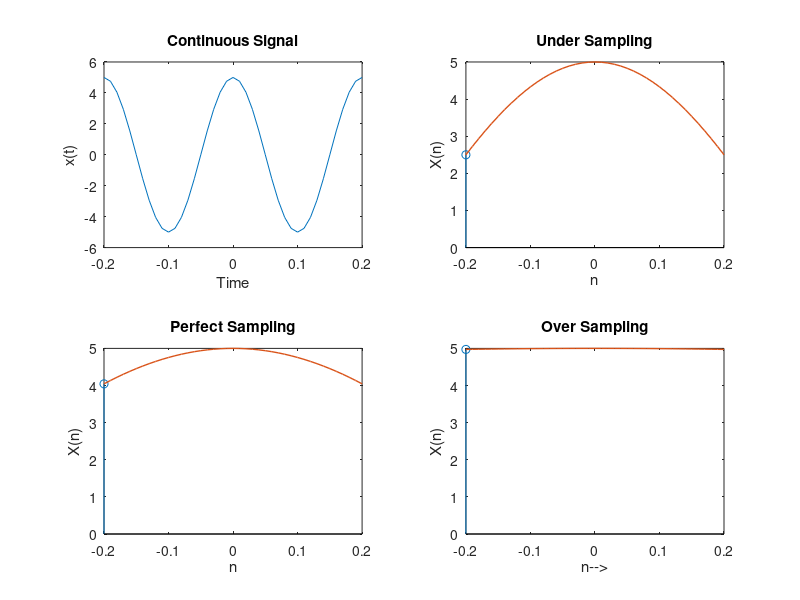

Here is the MATLAB script that generated this plot:

%user inputs for frequenct and amplitede
fm=input('Enter Signal frequency : ');
Am=input('Enter Signal Amplitude : ');

%0.01 spaced time array 
t=(-1/fm):0.01:(1/fm);

%original signal
x=Am*cos(2*pi*fm*t);

%plots
subplot(2,2,1);
plot(t,x);
xlabel('Time');
ylabel('x(t)');
title('Continuous Signal');

%fs < 2fm undersampling case
fs_under=1.2*fm;
n=(-1/fm):1:(1/fm);
xn_under=Am*cos(2*pi*n*fm/fs_under);
subplot(2,2,2);
stem(n,xn_under);
hold on;
plot(t,Am*cos(2*pi*t*fm/fs_under) , 'LineWidth', 1)
xlabel('n');
ylabel('X(n)');
title('Under Sampling');

%fs = 2fm ideal case
fs_ideal=2*fm;
xn_ideal=Am*cos(2*pi*n*fm/fs_ideal);
subplot(2,2,3);
stem(n,xn_ideal);
hold on;
plot(t,Am*cos(2*pi*t*fm/fs_ideal) , 'LineWidth', 1)
xlabel('n');
ylabel('X(n)');
title('Perfect Sampling');

%fs > 2fm oversampling case
fs_over=12*fm;
xn_over=Am*cos(2*pi*n*fm/fs_over);
subplot(2,2,4);
stem(n,xn_over);
hold on;
plot(t,Am*cos(2*pi*t*fm/fs_over) , 'LineWidth', 1)
xlabel('n-->');
ylabel('X(n)');
title('Over Sampling');